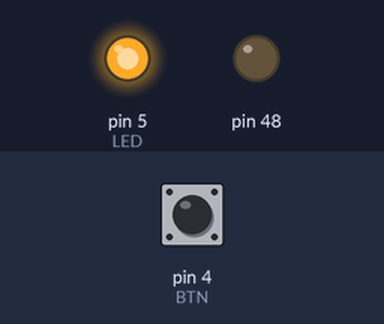
Simulated run of this program. Board: MicroPython board. Parts: output pins drawn as LEDs (lit = HIGH). Inputs (shaded band) come from the test bench; at power-on: pin 4 (BTN) HIGH.

Above: at 0.1 s.
At 0.5 s:
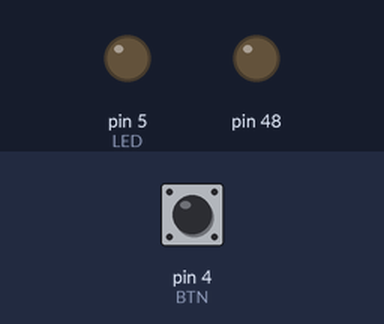
Timing chart, 0 to 2.0 s (numbered marks = the images above):
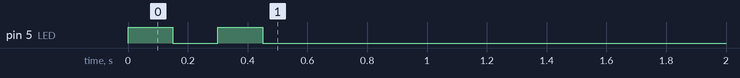

The program:

main_toggle.py
```python
# LAMP-1 bring-up：按键开关灯
#
# 实测结论（2026-10-29）：
#   HW-479 灯  ： - -> GND（公共端接地，共阴接法），G -> GPIO5
#                 高电平点亮。之前的反相测试里正是 GPIO5 为高时灯亮。
#   HW-483 按键： + -> 3V3，- -> GND，S -> GPIO4（内部上拉，按下读到 0）
#
# 驱动：GPIO5 高 = 亮。GPIO48 保持低电平（如果 R 还插在 48 上，它不会亮，
#       这样只显示绿色；想红绿一起亮就把 GPIO48 那一路也加进来）。
#
# 注意：这里没有 print。USB CDC 在没有上位机读取时，print 会写满 FIFO 后
# 阻塞主循环，表现出来就是"按键失灵"。需要日志时连上串口再临时加。
#
# 行为：上电自检闪 2 下，之后每按一次按键翻转一次。

from machine import Pin
import time

LED = Pin(5, Pin.OUT)              # G 通道，高电平点亮
Pin(48, Pin.OUT).value(0)          # 不用的通道保持熄灭
BTN = Pin(4, Pin.IN, Pin.PULL_UP)  # 按下读到 0

DEBOUNCE_MS = 30
LOOP_MS = 5


def led_set(on):
    LED.value(1 if on else 0)


for _ in range(2):  # 上电自检
    led_set(True)
    time.sleep_ms(150)
    led_set(False)
    time.sleep_ms(150)

state = False
stable = BTN.value()
last_read = stable
t_change = time.ticks_ms()

while True:
    v = BTN.value()
    if v != last_read:
        last_read = v
        t_change = time.ticks_ms()

    if time.ticks_diff(time.ticks_ms(), t_change) >= DEBOUNCE_MS and v != stable:
        stable = v
        if stable == 0:  # 按下沿
            state = not state
            led_set(state)

    time.sleep_ms(LOOP_MS)
```
